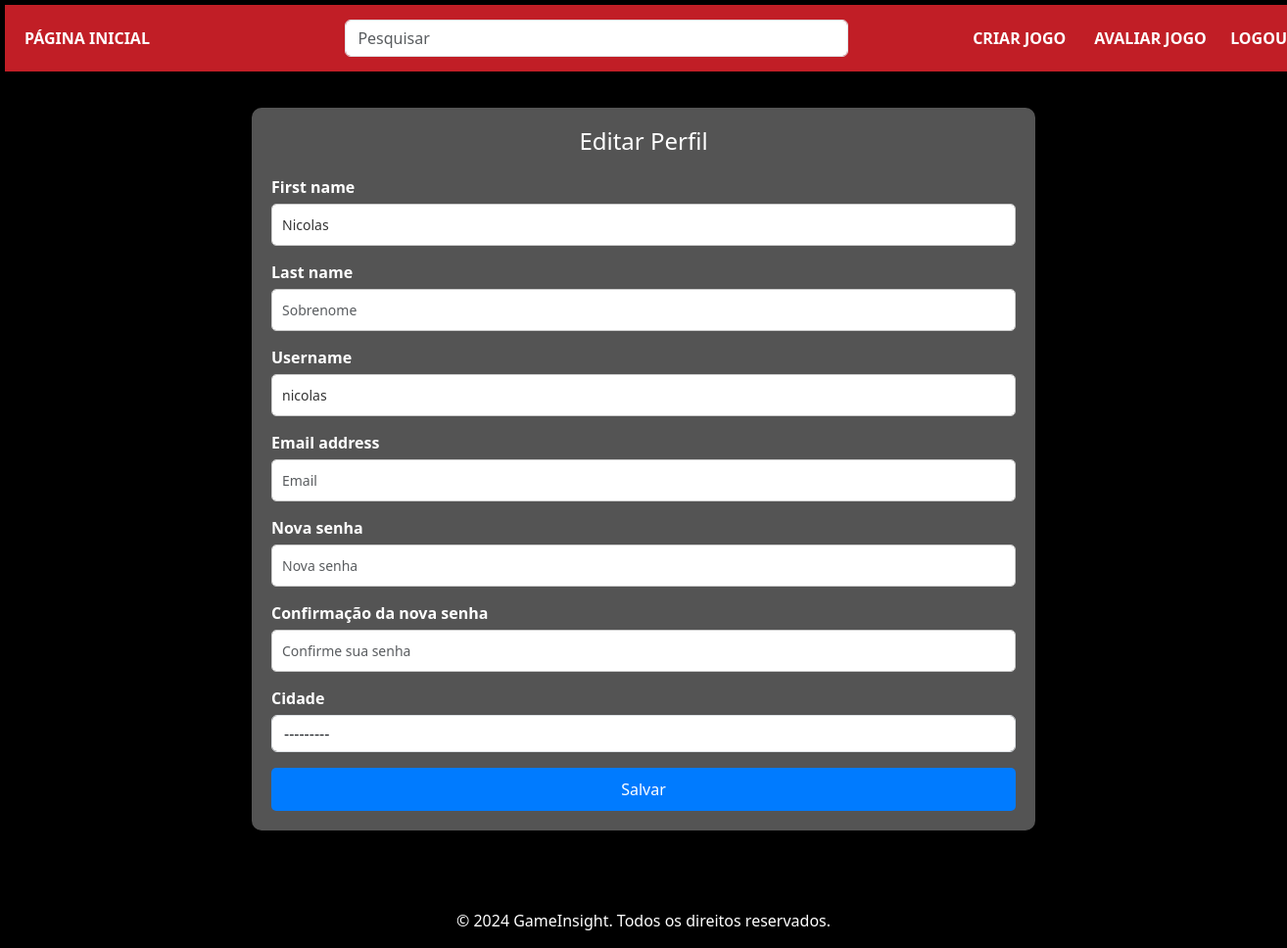
/accounts/perfil/editar/ (signed in), run on the app's committed database.
### usuarios/models.py (models this page shows, shortened)
class Usuario(AbstractUser):
    cidade = models.ForeignKey(Cidade, on_delete=models.CASCADE, null=True, blank=True, default=None)
    avatar = models.ImageField(upload_to='avatars/', null=True, blank=True, default=None)

### usuarios/views.py (the view)
# urls.py: path('perfil/editar/', views.perfil_edit, name='perfil_edit'),
@login_required(login_url='usuarios:login')
def perfil_edit(request):
    user = request.user
    if request.method == 'POST':
        form = UserBlogEditForm(request.POST, request.FILES, instance=user)
        if form.is_valid():
            print(form.cleaned_data)
            user = form.save(commit=False)
            if form.cleaned_data.get("password1"):
                user.set_password(form.cleaned_data["password1"])
            user.save()
            messages.success(request, 'Perfil atualizado com sucesso!')
            return redirect('usuarios:perfil')
    else:
        form = UserBlogEditForm(instance=user)
    return render(request, 'usuarios/perfil-edit.html', {'form': form})

### usuarios/models.py (called while the page is built)
    def __str__(self):
        return f'{self.nome} - {self.estado.sigla}'

### usuarios/templates/usuarios/perfil-edit.html (shortened to what this page needs)
{% extends 'gameinsight/base.html' %}
{% block content %}
    <div class="edit-container">
        <h1>Editar Perfil</h1>
        <form method="post" action="{% url 'usuarios:perfil_edit' %}">
            {% for field in form.visible_fields %}
                <div>
                    <label for="{{ field.id_for_label }}">{{ field.label }}</label>
                    {{ field }}
                </div>
            {% endfor %}
            <button type="submit">Salvar</button>
        </form>
    </div>
{% endblock content %}

### gameinsight/static/css/style.css (style rules this page uses)
* { margin: 0; padding: 0; box-sizing: border-box; }
body { display: flex; width: 100%; flex-direction: column; min-height: 100vh; margin: 0; overflow-x: hidden; background-color: blue; color: #fff; }
.edit-container { display: flex; flex-direction: column; width: 60%; margin: 2rem auto; }
.edit-container { background: #545454; border-radius: 10px; box-shadow: 0 4px 8px rgba(0, 0, 0, 0.1); padding: 20px; max-width: 800px; width: 100%; }
.edit-container h1 { text-align: center; font-size: 24px; margin-bottom: 20px; color: white; }
.edit-container label { font-weight: bold; margin-bottom: 5px; display: block; color: white; }
.edit-container input { width: 100%; padding: 10px; margin-bottom: 15px; border: 1px solid #ccc; border-radius: 5px; font-size: 14px; color: #333; }
.edit-container button { background-color: #007BFF; color: white; border: none; margin-top: 1rem; padding: 10px 15px; font-size: 16px; border-radius: 5px; cursor: pointer; width: 100%; }

### gameinsight/templates/gameinsight/partials/head.html (style rules this page uses)
body { background-color: black; color: #fff; }

### data on the page
Usuario: visible_fields "Nicolas" "nicolas" "---------"

### other printed values
{{ field.label }} "First name" "Last name" "Username" "Email address" "Nova senha" "Confirmação da nova senha" "Cidade"
